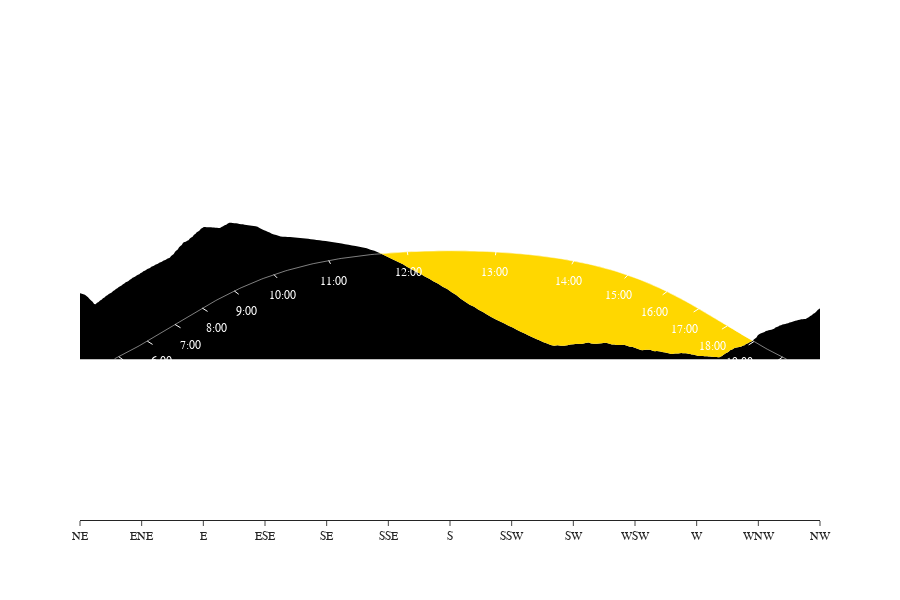

The notebook cell this image was saved under:
### Code cell
peak_lines = dict(
                type = 'scatter',
                x = mdf.bearing,
                y = mdf.peak_angle,
                line = dict(color = 'gold'),
                mode = 'none',
                stackgroup = 'sun',
                fillcolor = 'black'
                # fill = 'tozeroy'
                )
diff_lines = dict(
                type = 'scatter',
                x = mdf.bearing,
                y = mdf.el_diff,
                line = dict(color = 'gold'),
                mode = 'none',
                stackgroup = 'sun',
                fillcolor = 'gold'
                # fill = 'tozeroy'
                )
sun_line = dict(
                type = 'scatter',
                x = mdf.loc[ mdf.daylight == 'day' ].bearing,
                y = mdf.loc[ mdf.daylight == 'day' ].elevation,
                line = dict(
                    color = 'white',
                    width = 0.5),
            )

ticks, annotations = get_annotations(tdf)

pio.templates.default = "simple_white"

fig = go.Figure()

fig.add_traces([
    peak_lines,
    diff_lines,
    sun_line,
])
fig.add_traces(
    ticks
)
# max_y = max( [ max( [mdf_.elevation.max(), mdf_.peak_angle.max()] ) for mdf_ in mdf_list ] )

fig.update_layout( 
    annotations = annotations,
    xaxis = dict(
        tickmode = 'array',
        tickvals = [0, 22.5, 45.0, 67.5, 90.0, 112.5, 135.0, 157.5, 180.0, 202.5, 225.0, 247.5, 270.0, 292.5, 315, 337.5, 360] ,
        ticktext = ['N', 'ENE', 'NE', 'ENE', 'E', 'ESE', 'SE', 'SSE', 'S', 'SSW', 'SW', 'WSW', 'W', 'WNW', 'NW', 'NWN', 'N'],
        range = [45, 315],
    ),
    yaxis = dict(
        range = [0, 60],
        anchor = 'free',
        position = 0.5,
        visible = False,
        scaleanchor = 'x',
        scaleratio = 0.6
    ),
    showlegend=False,
    autosize=True,
    height=600,
    # margin={'t': 50},
    # margin=dict(
    #     l=50,
    #     r=50,
    #     b=100,
    #     t=100,
    #     pad=4
    # ),
    paper_bgcolor="white",
    font = dict( family = 'verdana', size = 12 )
)

### Figure 1 — Plotly figure (JSON) as saved in the notebook; plotly's stock layout.template omitted (floating-point values rounded to 4 significant figures; data arrays with more than 128 entries replaced by an {"elided": "..."} marker saying what was removed)
{"data": [{"fillcolor": "black", "line": {"color": "gold"}, "mode": "none", "stackgroup": "sun", "type": "scatter", "x": {"elided": "500 float values"}, "y": {"elided": "500 float values"}}, {"fillcolor": "gold", "line": {"color": "gold"}, "mode": "none", "stackgroup": "sun", "type": "scatter", "x": {"elided": "500 float values"}, "y": {"elided": "500 float values"}}, {"line": {"color": "white", "width": 0.5}, "type": "scatter", "x": {"elided": "319 float values"}, "y": {"elided": "319 float values"}}, {"line": {"color": "white", "width": 1}, "mode": "lines", "type": "scatter", "x": [59.14, 60.81], "y": [1.604, -0.3955]}, {"line": {"color": "white", "width": 1}, "mode": "lines", "type": "scatter", "x": [69.57, 71.48], "y": [11.07, 9.066]}, {"line": {"color": "white", "width": 1}, "mode": "lines", "type": "scatter", "x": [79.69, 81.69], "y": [21.18, 19.18]}, {"line": {"color": "white", "width": 1}, "mode": "lines", "type": "scatter", "x": [89.64, 91.55], "y": [31.13, 29.13]}, {"line": {"color": "white", "width": 1}, "mode": "lines", "type": "scatter", "x": [101.3, 102.9], "y": [41.57, 39.57]}, {"line": {"color": "white", "width": 1}, "mode": "lines", "type": "scatter", "x": [115.8, 116.9], "y": [51.53, 49.53]}, {"line": {"color": "white", "width": 1}, "mode": "lines", "type": "scatter", "x": [135.7, 136.4], "y": [60.07, 58.07]}, {"line": {"color": "white", "width": 1}, "mode": "lines", "type": "scatter", "x": [164.4, 164.6], "y": [65.38, 63.38]}, {"line": {"color": "white", "width": 1}, "mode": "lines", "type": "scatter", "x": [196.8, 196.6], "y": [65.28, 63.28]}, {"line": {"color": "white", "width": 1}, "mode": "lines", "type": "scatter", "x": [225.1, 224.5], "y": [59.82, 57.82]}, {"line": {"color": "white", "width": 1}, "mode": "lines", "type": "scatter", "x": [244.9, 243.7], "y": [51.2, 49.2]}, {"line": {"color": "white", "width": 1}, "mode": "lines", "type": "scatter", "x": [259.2, 257.6], "y": [41.22, 39.22]}, {"line": {"color": "white", "width": 1}, "mode": "lines", "type": "scatter", "x": [270.8, 268.9], "y": [30.78, 28.78]}, {"line": {"color": "white", "width": 1}, "mode": "lines", "type": "scatter", "x": [281.2, 279.2], "y": [20.36, 18.36]}, {"line": {"color": "white", "width": 1}, "mode": "lines", "type": "scatter", "x": [290.9, 289.0], "y": [10.76, 8.759]}, {"line": {"color": "white", "width": 1}, "mode": "lines", "type": "scatter", "x": [301.3, 299.6], "y": [1.34, -0.6599]}], "layout": {"annotations": [{"font": {"color": "white"}, "opacity": 1, "showarrow": false, "text": "5:00", "x": 59.14, "xanchor": "center", "xshift": 12.5, "y": 1.604, "yanchor": "middle", "yshift": -20}, {"font": {"color": "white"}, "opacity": 1, "showarrow": false, "text": "6:00", "x": 69.57, "xanchor": "center", "xshift": 14.31, "y": 11.07, "yanchor": "middle", "yshift": -20}, {"font": {"color": "white"}, "opacity": 1, "showarrow": false, "text": "7:00", "x": 79.69, "xanchor": "center", "xshift": 14.99, "y": 21.18, "yanchor": "middle", "yshift": -20}, {"font": {"color": "white"}, "opacity": 1, "showarrow": false, "text": "8:00", "x": 89.64, "xanchor": "center", "xshift": 14.27, "y": 31.13, "yanchor": "middle", "yshift": -20}, {"font": {"color": "white"}, "opacity": 1, "showarrow": false, "text": "9:00", "x": 101.3, "xanchor": "center", "xshift": 12.04, "y": 41.57, "yanchor": "middle", "yshift": -20}, {"font": {"color": "white"}, "opacity": 1, "showarrow": false, "text": "10:00", "x": 115.8, "xanchor": "center", "xshift": 8.685, "y": 51.53, "yanchor": "middle", "yshift": -20}, {"font": {"color": "white"}, "opacity": 1, "showarrow": false, "text": "11:00", "x": 135.7, "xanchor": "center", "xshift": 4.923, "y": 60.07, "yanchor": "middle", "yshift": -20}, {"font": {"color": "white"}, "opacity": 1, "showarrow": false, "text": "12:00", "x": 164.4, "xanchor": "center", "xshift": 1.449, "y": 65.38, "yanchor": "middle", "yshift": -20}, {"font": {"color": "white"}, "opacity": 1, "showarrow": false, "text": "13:00", "x": 196.8, "xanchor": "center", "xshift": -1.561, "y": 65.28, "yanchor": "middle", "yshift": -20}, {"font": {"color": "white"}, "opacity": 1, "showarrow": false, "text": "14:00", "x": 225.1, "xanchor": "center", "xshift": -5.05, "y": 59.82, "yanchor": "middle", "yshift": -20}, {"font": {"color": "white"}, "opacity": 1, "showarrow": false, "text": "15:00", "x": 244.9, "xanchor": "center", "xshift": -8.809, "y": 51.2, "yanchor": "middle", "yshift": -20}, {"font": {"color": "white"}, "opacity": 1, "showarrow": false, "text": "16:00", "x": 259.2, "xanchor": "center", "xshift": -12.13, "y": 41.22, "yanchor": "middle", "yshift": -20}, {"font": {"color": "white"}, "opacity": 1, "showarrow": false, "text": "17:00", "x": 270.8, "xanchor": "center", "xshift": -14.3, "y": 30.78, "yanchor": "middle", "yshift": -20}, {"font": {"color": "white"}, "opacity": 1, "showarrow": false, "text": "18:00", "x": 281.2, "xanchor": "center", "xshift": -14.97, "y": 20.36, "yanchor": "middle", "yshift": -20}, {"font": {"color": "white"}, "opacity": 1, "showarrow": false, "text": "19:00", "x": 290.9, "xanchor": "center", "xshift": -14.25, "y": 10.76, "yanchor": "middle", "yshift": -20}, {"font": {"color": "white"}, "opacity": 1, "showarrow": false, "text": "20:00", "x": 301.3, "xanchor": "center", "xshift": -12.39, "y": 1.34, "yanchor": "middle", "yshift": -20}], "autosize": true, "font": {"family": "verdana", "size": 12}, "height": 600, "paper_bgcolor": "white", "showlegend": false, "xaxis": {"range": [45, 315], "tickmode": "array", "ticktext": ["N", "ENE", "NE", "ENE", "E", "ESE", "SE", "SSE", "S", "SSW", "SW", "WSW", "W", "WNW", "NW", "NWN", "N"], "tickvals": [0, 22.5, 45, 67.5, 90, 112.5, 135, 157.5, 180, 202.5, 225, 247.5, 270, 292.5, 315, 337.5, 360]}, "yaxis": {"anchor": "free", "position": 0.5, "range": [0, 60], "scaleanchor": "x", "scaleratio": 0.6, "visible": false}}}
